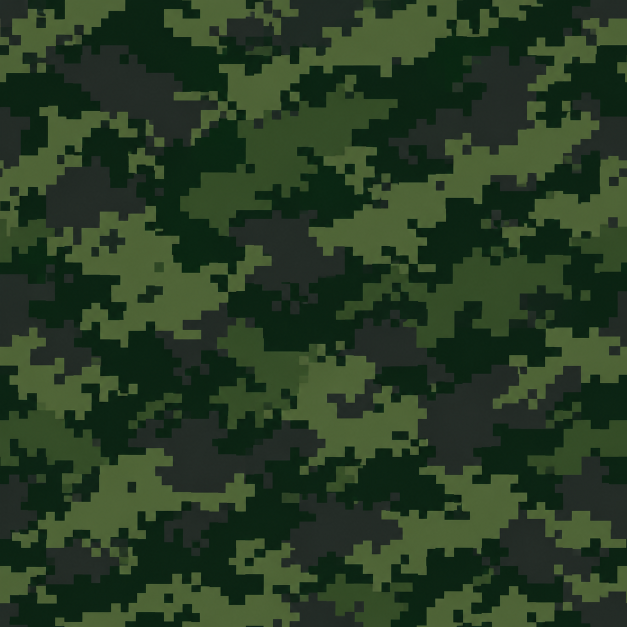
#> input picture Tools/Assets/cr_team_camo.png, 1254 x 1254 px (shown at 1/2 size)
$ python Build-TeamSkins.py
#> lines starting #> are read from the running program, lines starting #| are printed output that depends on the picture
"""Build the co-op team-skin masks and <unit>_tm materials (2026-11-07).

    python Tools/TexturesAndSky/Build-TeamSkins.py                 report what would be written
    python Tools/TexturesAndSky/Build-TeamSkins.py --write         write the files
    python Tools/TexturesAndSky/Build-TeamSkins.py --preview DIR   also write mask PNGs

For every av*/bv*/sv*/cv* vehicle material that inherits CR_BZBase this writes:

  Assets/Textures/crteam_<diffuse>.dds   RGBA DXT5, 512^2, full mips.
                                         A   = paint weight: the faction's
                                               hull paint, picked by hue, with
                                               lamps (emissive map) cut out.
                                         RGB = digital camo pattern (sRGB).
  Materials/CR_TeamSkins.material        "<unit>_tm : CR_BZBase", a copy of the
                                         unit's aliases and $variables plus
                                         set_texture_alias TeamMask <mask>.

Nothing is painted until Lua clones a _tm material and sets its teamPaint
uniform alpha above 1.5 (see openshim_enhanced_base-sm4.hlsl ose_team_paint and
Scripts/CRTeamSkins.lua). Only the en-high* techniques read the mask.

Paint hues per faction prefix: av/bv = teal-blue hull, sv = white hull,
cv = olive/yellow camo hull. Diffuse textures are read from Assets/Textures
first, then the game's BZ_ASSETS/pc/textures tree.
"""
import argparse
import glob
import io
import os
import re
import struct
import sys

import numpy as np
from PIL import Image, ImageChops, ImageFilter

ROOT = os.path.dirname(os.path.dirname(os.path.dirname(os.path.abspath(__file__))))
GOG_GAME = r"C:\Program Files (x86)\GOG Galaxy\Games\Battlezone 98 Redux"
MASK_SIZE = 512
OUT_MATERIAL = os.path.join("Materials", "CR_TeamSkins.material")
CAMO = os.path.join(ROOT, "Tools", "Assets", "cr_team_camo.png")
PREFIXES = ("av", "bv", "sv", "cv")


def ss(e0, e1, x):
    t = np.clip((x - e0) / (e1 - e0), 0.0, 1.0)
    return t * t * (3.0 - 2.0 * t)


# [8 lines left out: function hsv, not called in this run]


def hue_dist(h, centre):
    return np.abs(((h - centre + 180.0) % 360.0) - 180.0)


# [71 lines left out: functions hull_band, paint_weight, make_mask, bc3_alpha_payload, dds_dxt5_mips, not called in this run]


MATERIAL_RE = re.compile(r"^material\s+(\S+)\s*:\s*CR_BZBase\s*\n\{(.*?)\n\}", re.M | re.S)
ALIAS_RE = re.compile(r"set_texture_alias\s+(\w+)\s+(\S+)")


def unit_materials():
    out = []
    for path in sorted(glob.glob(os.path.join(ROOT, "Materials", "*.material"))):
        base = os.path.basename(path).lower()
        if not base.startswith(PREFIXES):
            continue
        text = open(path, encoding="utf-8", errors="replace", newline="").read().replace("\r\n", "\n")
        for name, body in MATERIAL_RE.findall(text):
            if not name.lower().startswith(PREFIXES) or "headlight" in name.lower():
                continue  # headlight lamp props are not hull paint
            aliases = dict(ALIAS_RE.findall(body))
            if "DiffuseMap" not in aliases:
                continue
            lines = [ln.strip() for ln in body.split("\n")
                     if ln.strip().startswith(("set_texture_alias", "set $"))]
            out.append((name, name[:2].lower(), aliases, lines))
    return out


def texture_index(game):
    index = {}
    dirs = [os.path.join(ROOT, "Assets", "Textures"), os.path.join(game, "BZ_ASSETS", "pc", "textures")]
    for d in dirs:
        for dirpath, _, files in os.walk(d):
            for f in files:
                index.setdefault(f.lower(), os.path.join(dirpath, f))
    return index


def main():
    ap = argparse.ArgumentParser(description=__doc__.split("\n")[0])
    ap.add_argument("--write", action="store_true")
    ap.add_argument("--game", default=GOG_GAME)
    ap.add_argument("--preview")
    args = ap.parse_args()
    index = texture_index(args.game)
    camo = Image.open(CAMO).convert("RGB").resize((MASK_SIZE, MASK_SIZE), Image.Resampling.NEAREST)
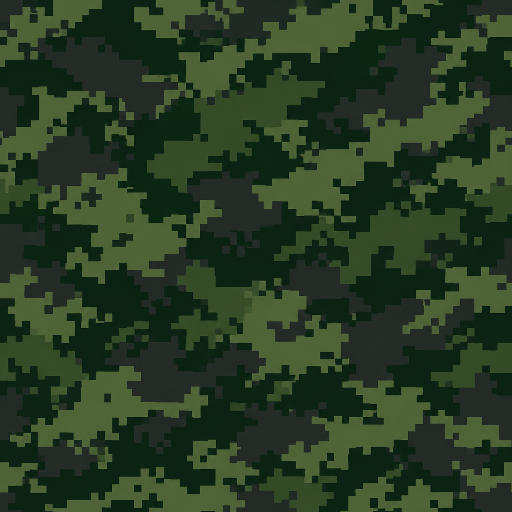
#> camo: PIL image 512x512 RGB; mean R, G, B 40.1, 59.4, 35.5

    units, masks, missing = unit_materials(), {}, []
    blocks = ["// GENERATED by Tools/Build-TeamSkins.py -- do not edit.",
              "// Co-op team-skin twins: <unit>_tm = <unit> + TeamMask (Scripts/CRTeamSkins.lua).",
              'import * from "CR_BZBase.material"', ""]
    for name, prefix, aliases, lines in units:
        diffuse = aliases["DiffuseMap"]
        src = index.get(diffuse.lower())
        if not src:
            missing.append("%s: %s" % (name, diffuse))
            continue
        mask_name = "crteam_%s.dds" % os.path.splitext(diffuse)[0].lower()
        if mask_name not in masks:
            emissive = index.get(aliases.get("EmissiveMap", "").lower())
            masks[mask_name] = (src, prefix, emissive)
        body = "\n".join("\t" + ln for ln in lines + ["set_texture_alias TeamMask " + mask_name])
        blocks.append("material %s_tm : CR_BZBase\n{\n%s\n}\n" % (name, body))
    text = "\n".join(blocks).replace("\n", "\r\n")  # CR materials are CRLF

    binaries = {}
    for mask_name, (src, prefix, emissive) in sorted(masks.items()):
        mask = make_mask(src, prefix, emissive)
        r, g, b = camo.split()
        binaries[os.path.join("Assets", "Textures", mask_name)] = dds_dxt5_mips(Image.merge("RGBA", (r, g, b, mask)))
        if args.preview:
            os.makedirs(args.preview, exist_ok=True)
            mask.save(os.path.join(args.preview, mask_name[:-4] + ".png"))

    def emit(rel, data):
        path = os.path.join(ROOT, rel)
        old = open(path, "rb").read() if os.path.exists(path) else None
        state = "unchanged" if old == data else ("new" if old is None else "changed")
        if args.write and state != "unchanged":
            with open(path, "wb") as f:
                f.write(data)
        return state

    print("%-40s %s (%d materials)" % (OUT_MATERIAL, emit(OUT_MATERIAL, text.encode("utf-8")), len(units) - len(missing)))
    states = [emit(rel, data) for rel, data in sorted(binaries.items())]
    print("%d masks: %s" % (len(binaries), {s: states.count(s) for s in set(states)}))
    for m in missing:
        print("MISSING diffuse, no team skin:", m)
    if not args.write:
        print("(dry run; pass --write)")


if __name__ == "__main__":
    sys.exit(main())
#> (the program exits here)
